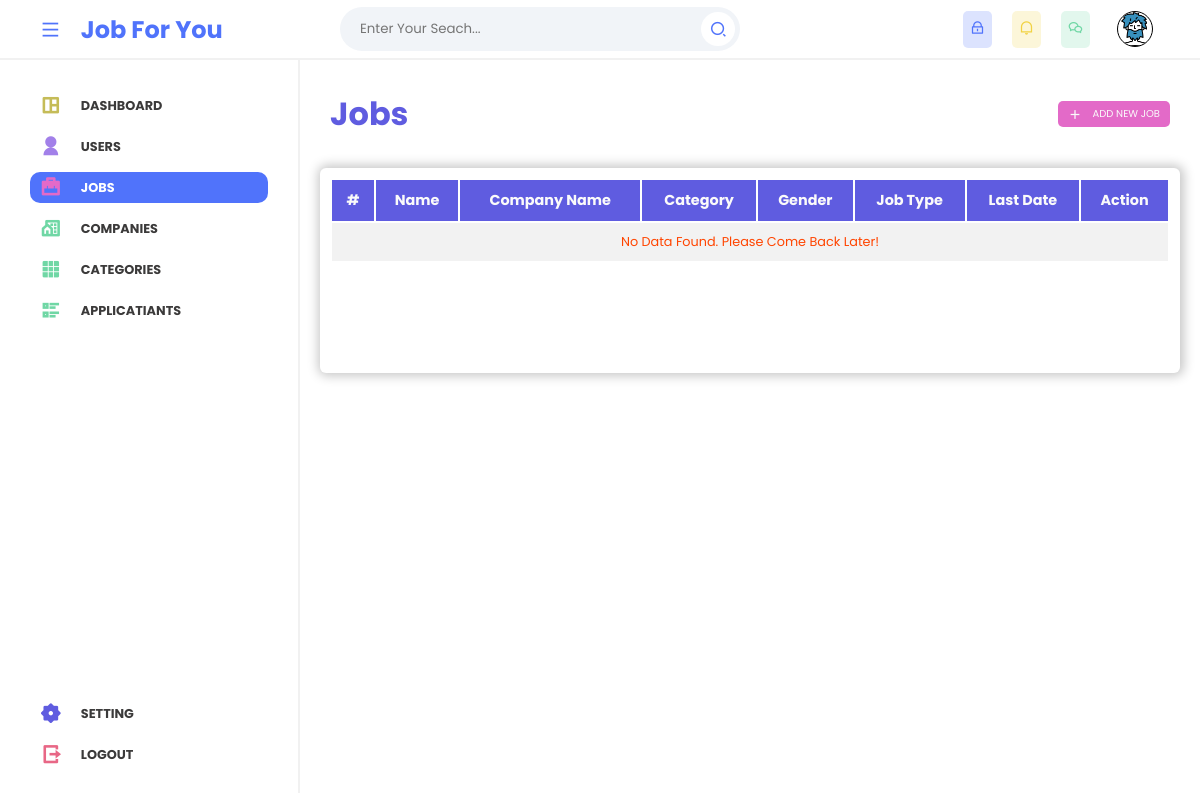
Before: /view/admin/jobs/index.php (signed in) with the older database file.
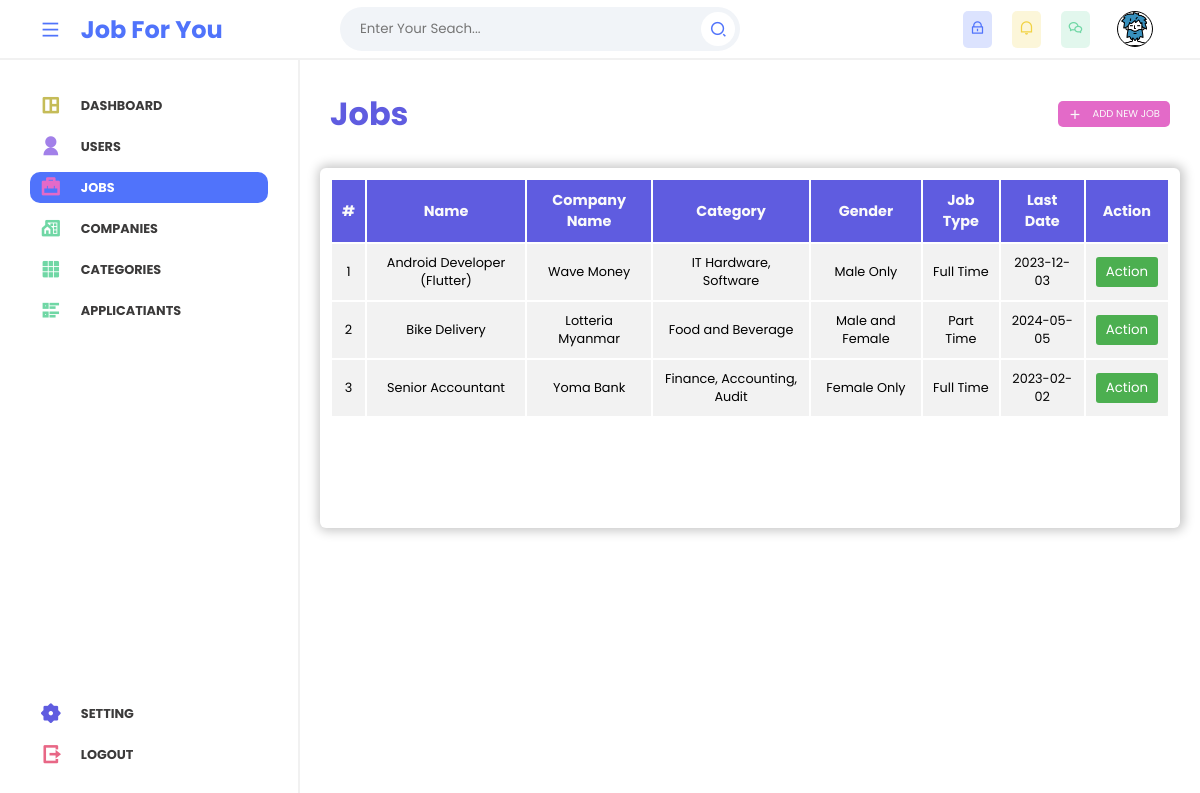
After: the same page with the newer database file.
### tables this page shows
CREATE TABLE `jobs` (
  `id` int NOT NULL AUTO_INCREMENT,
  `name` varchar(255) NOT NULL,
  `company_id` int NOT NULL,
  `category_id` int NOT NULL,
  `gender` text,
  `salary` text,
  `job_type_id` int NOT NULL DEFAULT '1',
  `address` mediumtext,
  `description` longtext NOT NULL,
  `requirements` longtext NOT NULL,
  `close_date` date DEFAULT NULL,
  `created_at` timestamp NULL DEFAULT CURRENT_TIMESTAMP,
  `updated_at` timestamp NULL DEFAULT CURRENT_TIMESTAMP,
  `responsibility` longtext,
  PRIMARY KEY (`id`),
  KEY `categories` (`category_id`),
  KEY `companies` (`company_id`),
  KEY `job_types` (`job_type_id`),
  CONSTRAINT `categories` FOREIGN KEY (`category_id`) REFERENCES `categories` (`id`) ON DELETE CASCADE,
  CONSTRAINT `companies` FOREIGN KEY (`company_id`) REFERENCES `companies` (`id`) ON DELETE CASCADE,
  CONSTRAINT `job_types` FOREIGN KEY (`job_type_id`) REFERENCES `job_types` (`id`) ON DELETE CASCADE
);

CREATE TABLE `companies` (
  `id` int NOT NULL AUTO_INCREMENT,
  `name` varchar(255) NOT NULL,
  `image` text,
  `type` text NOT NULL,
  `email` text NOT NULL,
  `location` longtext,
  `created_at` timestamp NOT NULL DEFAULT CURRENT_TIMESTAMP ON UPDATE CURRENT_TIMESTAMP,
  `updated_at` timestamp NOT NULL DEFAULT '0000-00-00 00:00:00',
  PRIMARY KEY (`id`)
);

CREATE TABLE `categories` (
  `id` int NOT NULL AUTO_INCREMENT,
  `name` varchar(255) NOT NULL,
  `image` text,
  `created_at` timestamp NOT NULL DEFAULT CURRENT_TIMESTAMP ON UPDATE CURRENT_TIMESTAMP,
  `updated_at` timestamp NOT NULL DEFAULT CURRENT_TIMESTAMP,
  PRIMARY KEY (`id`)
);

CREATE TABLE `job_types` (
  `id` int NOT NULL AUTO_INCREMENT,
  `name` varchar(255) NOT NULL,
  `created_at` timestamp NOT NULL DEFAULT CURRENT_TIMESTAMP,
  `updated_at` timestamp NOT NULL DEFAULT CURRENT_TIMESTAMP,
  PRIMARY KEY (`id`)
);

### App/_classes/Models/Database/MYSQL.php (called while the page is built, shortened)
<?php
  class MYSQL
  {
    private $dbhost;
    private $dbname;
    private $dbuser;
    private $dbpass;
    public function __construct(
      $dbhost = "localhost",
      $dbname = "job-for-you",
      $dbuser = "root",
      $dbpass = ""
    ){
      $this->dbhost = $dbhost;
      $this->dbname = $dbname;
      $this->dbuser = $dbuser;
      $this->dbpass = $dbpass;
    }
    public function connect(){
      try{
        $this->db = new PDO(
          "mysql:host=$this->dbhost;dbname=$this->dbname",
          $this->dbuser,
          $this->dbpass,
          [
            PDO::ATTR_ERRMODE => PDO::ERRMODE_WARNING,
            PDO::ATTR_DEFAULT_FETCH_MODE => PDO::FETCH_OBJ,
          ]
        );
        return $this->db;
      }catch(PDOException $e){
        throw $e;
      }
    }
  }

### App/_classes/Models/Database/JobsTable.php (called while the page is built, shortened)
<?php
class JobsTable
{
  private $db = null;
  public function __construct(MYSQL $db)
  {
    $this->db = $db->connect();
  }
  public function getAll(){
    $query = "
      SELECT jobs.*,
      companies.name AS company_name,
      companies.image AS company_image,
      categories.name AS category_name,
      job_types.name AS job_type_name
      FROM jobs
      JOIN companies
      ON jobs.company_id = companies.id
      JOIN categories
      ON jobs.category_id = categories.id
      JOIN job_types
      ON jobs.job_type_id = job_types.id
      ORDER BY jobs.created_at DESC
    ";
    $statement = $this->db->query($query);
    return $statement->fetchAll();
  }
}

### view/admin/jobs/index.php (the view, shortened to what this page needs)
<?php
$table = new JobsTable(new MYSQL());
$jobs = $table->getAll();
?>
<?php include("../layouts/header.php") ?>
<section class="main-content">
  <div class="related_header">
    <p>Jobs</p>
    <a href="./create.php">
      <i class="ri-add-fill"></i>
      <span>ADD NEW JOB</span>
    </a>
  </div>
  <div class="related_area">
    <div class="table-holder">
      <table>
        <thead>
          <tr>
            <th>#</th>
            <th>Name</th>
            <th>Company Name</th>
            <th>Category</th>
            <th>Gender</th>
            <th>Job Type</th>
            <th>Last Date</th>
            <th>Action</th>
          </tr>
        </thead>
        <tbody>
          <?php if (count($jobs) > 0) : ?>
            <?php foreach ($jobs as $i => $job) : ?>
              <tr>
                <td>
                  <?= $i + 1 ?>
                </td>
                <td>
                  <?= $job->name ?>
                </td>
                <td>
                  <?= $job->company_name ?>
                </td>
                <td>
                  <?= $job->category_name ?>
                </td>
                <td>
                  <?= $job->gender ?>
                </td>
                <td>
                  <?= $job->job_type_name ?>
                </td>
                <td>
                  <?= $job->close_date   ?>
                </td>
                <td>
                  <div class="dropdown">
                    <button class="dropbtn">Action</button>
                  </div>
                </td>
              </tr>
            <?php endforeach ?>
          <?php else : ?>
            <tr>
              <td colspan="8">
                <span class="alert">
                  No Data Found. Please Come Back Later!
                </span>
              </td>
            </tr>
          <?php endif ?>
        </tbody>
      </table>
    </div>
  </div>
</section>
<?php include("../layouts/footer.php") ?>

Changed rows visible on the page:
added jobs: name "Android Developer (Flutter)", company.name "Wave Money", category.name "IT Hardware, Software", gender "Male Only", job_type.name "Full Time", close_date "2023-12-03"
added jobs: name "Bike Delivery", company.name "Lotteria Myanmar", category.name "Food and Beverage", gender "Male and Female", job_type.name "Part Time", close_date "2024-05-05"
added jobs: name "Senior Accountant", company.name "Yoma Bank", category.name "Finance, Accounting, Audit", gender "Female Only", job_type.name "Full Time", close_date "2023-02-02"
Other visible differences:
text no longer shown: "No Data Found. Please Come Back Later!"
